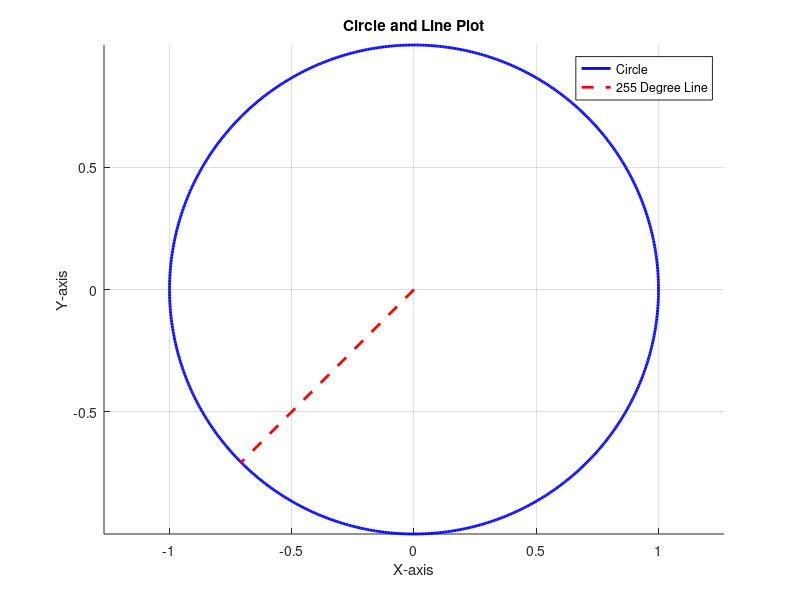

Write MATLAB code to recreate this figure.
% Create an array of angles for the circle
theta_circle = linspace(0, 2*pi, 1000);

% Define the radius of the circle
radius = 1;

% Calculate the x and y coordinates of the circle
x_circle = radius * cos(theta_circle);
y_circle = radius * sin(theta_circle);

% Create a figure for the circle
figure;
hold on;

% Plot the circle
plot(x_circle, y_circle, 'b', 'LineWidth', 2);

% Plot the line at 255 degrees
theta_line = deg2rad(225);
x_line = [0, radius * cos(theta_line)];
y_line = [0, radius * sin(theta_line)];
plot(x_line, y_line, 'r--', 'LineWidth', 2);

% Set plot properties
axis equal;
grid on;
title('Circle and Line Plot');
xlabel('X-axis');
ylabel('Y-axis');
legend('Circle', '255 Degree Line');

% Display the plot
hold off;

